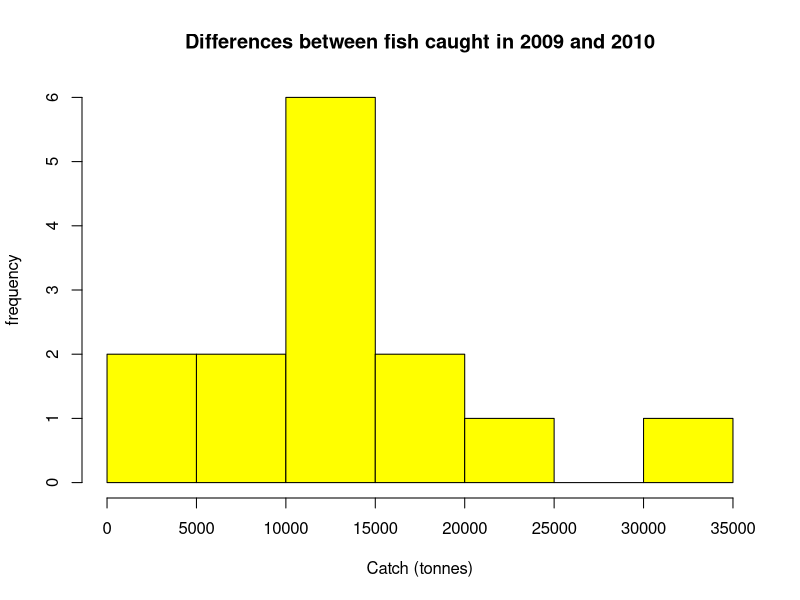
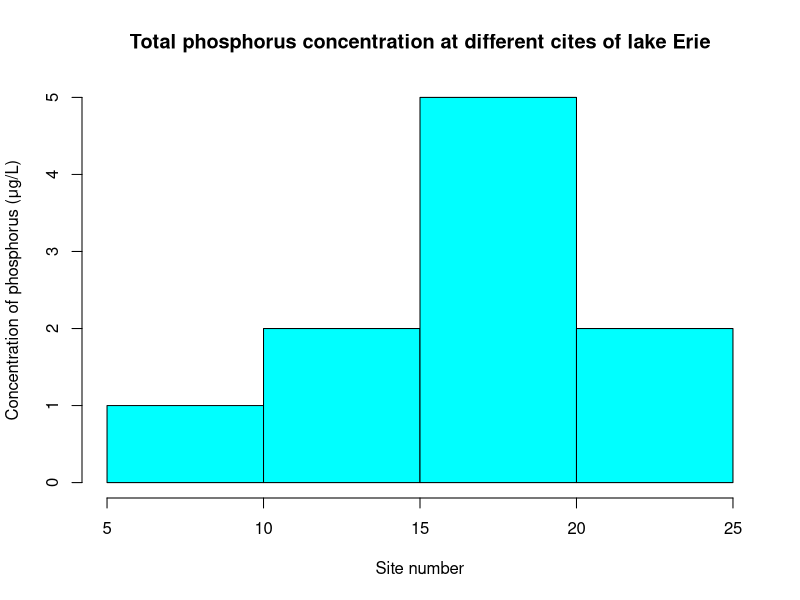
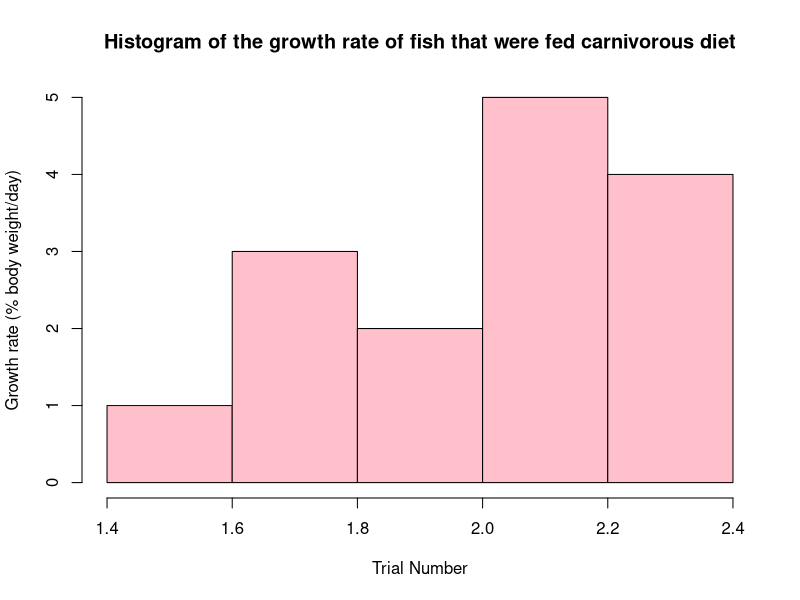
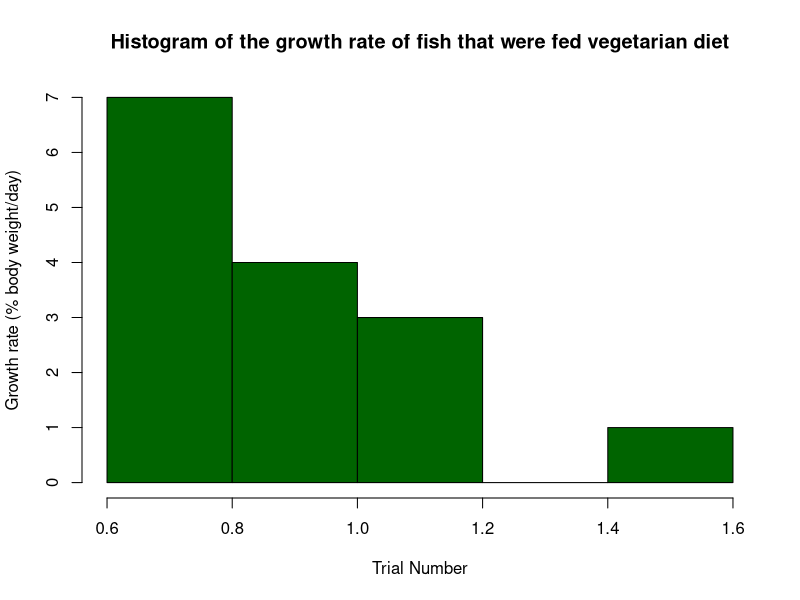

Write the R code that produced these figures, in order.
## ---- chunk 1
knitr::opts_chunk$set(echo = TRUE)
setwd("/Users/owner1/Desktop/bi612/Homework2/Homework 2")
## ---- chunk 2
Catch<-read.csv("FishCatch.csv")
hist(Catch$Difference, main="Differences between fish caught in 2009 and 2010",xlab="Catch (tonnes)", ylab="frequency", col = 'yellow')
## ---- chunk 3
shapiro.test(Catch$Difference)
## ---- chunk 4
TwoTailedT1<- t.test(Catch$CatchBefore, Catch$CatchAfter, paired=TRUE, alternative = "two.sided")
TwoTailedT1
## ---- chunk 5
CriticalValueQ1 <- qt(0.95,13)
CriticalValueQ1
## ---- chunk 6
ErieP <-read.csv("ErieP.csv")
hist(ErieP$TotalPhosphorus, main="Total phosphorus concentration at different cites of lake Erie",xlab="Site number", ylab="Concentration of phosphorus (μg/L)", col='cyan')
## ---- chunk 7
shapiro.test(ErieP$TotalPhosphorus)
## ---- chunk 8
OneTailedT2 <- t.test(ErieP$TotalPhosphorus, mu=15, alternative = "greater")
OneTailedT2
## ---- chunk 9
CriticalValueQ2 <- qt(0.95,9)
CriticalValueQ2
## ---- chunk 10
FishFood <-read.csv("FishDiet.csv")
hist(FishFood$Carnivorous, main="Histogram of the growth rate of fish that were fed carnivorous diet",xlab="Trial Number", ylab="Growth rate (% body weight/day)", col ='pink')

hist(FishFood$Vegetarian, main="Histogram of the growth rate of fish that were fed vegetarian diet",xlab="Trial Number", ylab="Growth rate (% body weight/day)", col = 'darkgreen')
## ---- chunk 11
shapiro.test(FishFood$Carnivorous)
shapiro.test(FishFood$Vegetarian)
## ---- chunk 12
t.test(FishFood$Carnivorous, FishFood$Vegetarian, alternative = "two.sided")
## ---- chunk 13
CriticalValueQ3 <- qt(0.95,27.862)
CriticalValueQ3
## ---- chunk 14
FirstLevel = c(133,100,17)
TopPredator = c(4,61,35)
dat = data.frame('F'= FirstLevel, 'P'=TopPredator)
chisq.test(dat)$expected
## ---- chunk 15
Testing = chisq.test(dat)
Testing
## ---- chunk 16
CriticalValueQ4 = qt(0.95,2)
CriticalValueQ4
